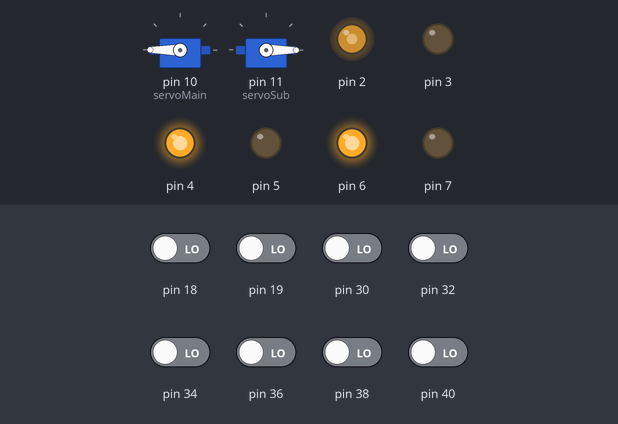
A sketch run on a simulated Arduino Mega 2560, built with avr-gcc and run on an emulated ATmega2560. Shown: 2 × servo, output pins drawn as LEDs (lit = HIGH). The test bench sets the inputs (shaded band); at power-on: pin 18, pin 19, pin 30, pin 32, pin 34, pin 36, pin 38, pin 40 LOW.

Above: at 1.2 s.
1.3 s: pin 30 driven HIGH
At 2.5 s:
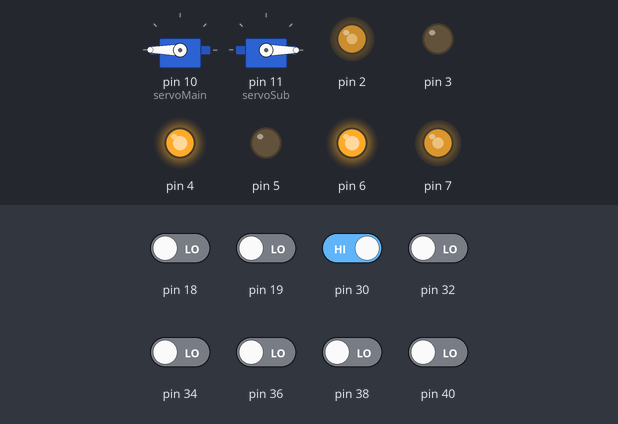
2.8 s: pin 32 driven HIGH
At 3.8 s:
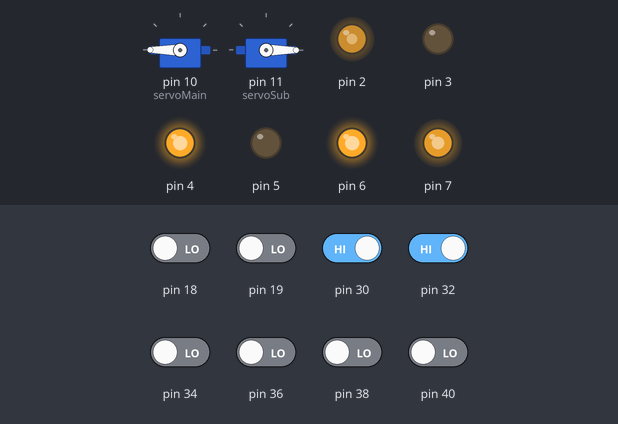
4.3 s: pin 40 driven HIGH
At 4.9 s:
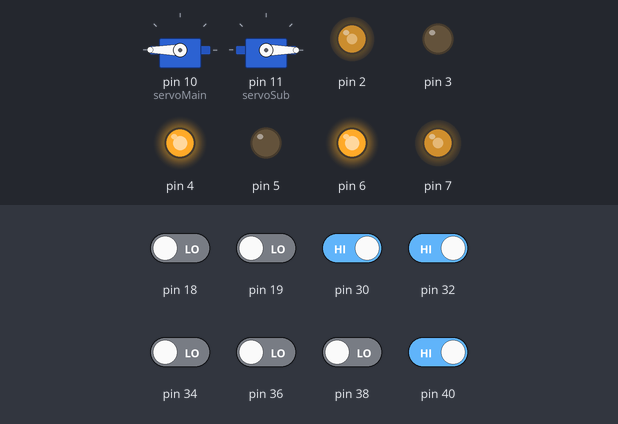
5.8 s: pin 36 driven HIGH
At 6.1 s:
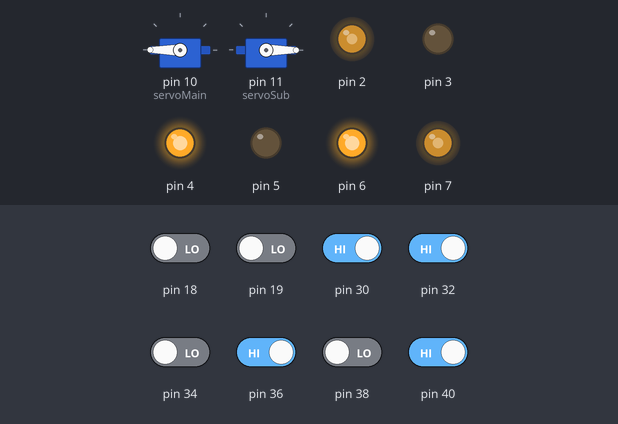
7.3 s: pin 40 driven LOW
At 8.4 s:
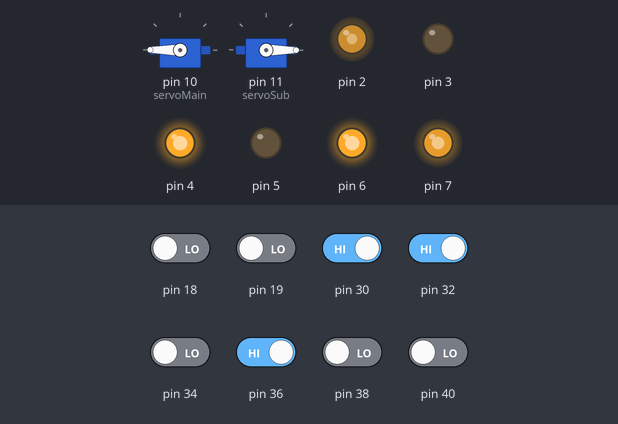
8.8 s: pin 30 driven LOW
At 9.6 s:
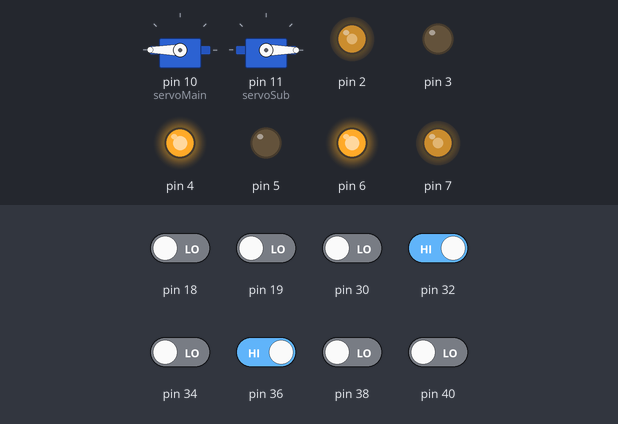
Timing chart, 0 to 11.3 s (numbered marks = the images above; inputs shaded):
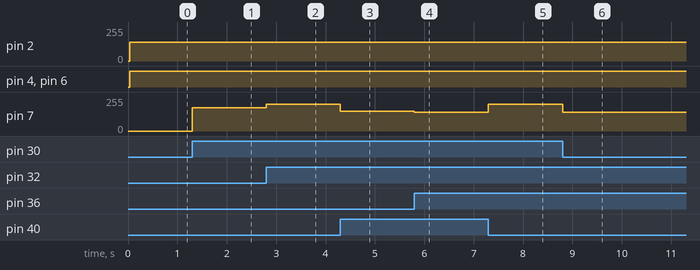

The sketch:

test3Final.ino
```cpp
#include <Servo.h>
#include <SharpIR.h>

#define L_LEFT_90 (sensorReadings[0]==1)&&(sensorReadings[1]==1)&&(sensorReadings[2]==1)
#define L_RIGHT_90 (sensorReadings[3]==1)&&(sensorReadings[4]==1)&&(sensorReadings[5]==1)
#define CROSS (sensorReadings[0]==1)&&(sensorReadings[5]==1)
#define SE_POINT (sensorReadings[0]==1)&&(sensorReadings[5]==1)&&(sensorReadings[1]==1)&&(sensorReadings[2]==1)&&(sensorReadings[3]==1)&&(sensorReadings[4]==1)
#define FREERIDE_COUNTER 5

#define SET_P Posision=1
#define SET_Q Posision=2
#define SET_R Posision=3
#define SET_S Posision=4

#define SET_LOWER_SPEED maxS=200;baseSpeed=100
#define SET_HIGHER_SPEED maxS=255;baseSpeed=190

#define POS_S read>65 && read <85
#define POS_R read>55 && read <63
#define POS_PQ read>40 && read <50


Servo servoMain;
Servo servoSub;

SharpIR rSharp(A0, 25, 93, 1080);//1080 for GP2Y0A21Y, 20150 for GP2Y0A02Y
SharpIR lsharp(A2, 25, 93, 1080);
SharpIR fsharp(A1, 25, 93, 1080);

int x=0,y=0;
int ballGot=0;
int Posision=0;
int sensorReadings[6];
//int sensorValues[3]={0,0,0};
short error = 0;

int count = 0;
int IS_BALL_DETECTED=0;
short errorValues[] = {3,2,1,-1,-2,-3};

int maxS = 255, minS = 140, baseSpeed = 190;//190 minspeed=140 mx 255

int p = 25;
int d = 45;

int leftSpeed, rightSpeed;
int l_error = 0, diff;

int lEncoderCount;
int rEncoderCount;

int ballDetected=0;

void setup() {
  initPins();
  initEncoders();
  initArmPins();
  initSensorVlues();
  Serial.begin(9600);
}
int read;
// the loop routine runs over and over again forever:
void loop() {

 SET_LOWER_SPEED;

 while(1){
   if(L_RIGHT_90){
     setGridValue(1,0);
     doencode(4);
     break;
   }else{
     doPID();
   }
 }

 stopMotors();
 while(1);
 // 1st junc pass

 while(1){

   read= rSharp.distance();
   if(L_RIGHT_90){
      setGridValue(2,0);
      stopMotors();
      delay(100);
      break;
   }else{
     /*if(POS_R){
       SET_R;
       ballDetected=1;
       break;
     }else if(POS_S){
       SET_S;
       ballDetected=1;
       break;
     }else{
       doPID();
     }*/
     doPID();
   }
 }

 if(ballDetected==1){
   if(Posision==3){
      process_R_posision();
   }
   if(Posision==4){
      process_S_posision();
   }
 }

 // junction 2 passed


}

void process_R_posision(){

}

void process_S_posision(){

}

void doencode(int enccount ){
  lEncoderCount=0;
  while(lEncoderCount<enccount)
    doPID();

}

void stopMotors(){
    motorBrake();
    delay(100);
    motorStop();
    delay(50);
}
void BallDetected(){
  read=fsharp.distance();

  if(read<23){
    motorBrake();
    delay(100);
    motorStop();
    delay(500);
    catchBall();
    delay(300);

  }else
    doPID();
}

void BallRelease(){

  if(SE_POINT){

    lEncoderCount=0;
    while(lEncoderCount<10){
      doPID();
    }

    motorBrake();
    delay(100);
    motorStop();
    delay(500);
    releseBall();
    delay(300);
    while(1);
  }else
    doPID();
}

void checkValue(){

    if(L_RIGHT_90){
       x++;
       delay(50);
    }

    if(L_LEFT_90){
      y++;
      delay(50);
    }

}

void setGridValue(int x_,int y_){
  x=x_;
  y=y_;
}

void initSensorVlues(){
  pinMode(A0,INPUT);
  pinMode(A1,INPUT);
  pinMode(A2,INPUT);

}

void freeRide(){
  lEncoderCount=0;
  while(lEncoderCount<FREERIDE_COUNTER){
      doPID();
  }
  motorBrake();
  delay(100);
  motorStop();
  delay(700);
}

void doFineTune(){
    while(1){

      if(sensorReadings[2]==0 && (sensorReadings[3]==1 )){
        lMotorReverse(100);
        rMotorForward(100);
      }
      stopMotors();
      delay(100);
      if(sensorReadings[3]==0 && (sensorReadings[2]==1 )){
        rMotorReverse(100);
        lMotorForward(100);
      }
      delay(100);
      if(sensorReadings[3]==1 && sensorReadings[2]==1){
        break;
      }
    }
    delay(100);
    stopMotors();
}

void turn90digRight(){
    freeRide();

    lEncoderCount=0;
    rMotorReverse(180);
    lMotorForward(180);
    while(lEncoderCount<22){
      Serial.println(lEncoderCount);
    }
    motorStop();
}

void turn90digLeft(){
    freeRide();

    lEncoderCount=0;
    rMotorForward(180);
    lMotorReverse(180);
    while(lEncoderCount<32){
      Serial.println(lEncoderCount);
    }
    motorStop();
}

void turn45digLeft(){
    freeRide();

    lEncoderCount=0;
    rMotorForward(180);
    lMotorReverse(180);
    while(lEncoderCount<22){
      Serial.println(lEncoderCount);
    }
    motorStop();
}

void turn45digRight(){
    freeRide();

    lEncoderCount=0;
    rMotorReverse(180);
    lMotorForward(180);
    while(lEncoderCount<22){
      Serial.println(lEncoderCount);
    }
    motorStop();
}

void turn180digLeft(){
    freeRide();
    motorBrake();
    lEncoderCount=0;
    rMotorForward(180);
    lMotorReverse(180);
    while(lEncoderCount<85){
      Serial.println(lEncoderCount);
    }
    motorStop();
}

void turn135digLeft(){
    freeRide();

    lEncoderCount=0;
    rMotorForward(180);
    lMotorReverse(180);
    while(lEncoderCount<67){
      Serial.println(lEncoderCount);
    }
    motorStop();
}

void turn135digRight(){
    freeRide();

    lEncoderCount=0;
    rMotorReverse(180);
    lMotorForward(180);
    while(lEncoderCount<67){
      Serial.println(lEncoderCount);
    }
    motorStop();
}

void initArmPins(){
  servoMain.attach(10);
  servoSub.attach(11);

  armUp();
  armCatch();
}

void armUp(){
  servoMain.write(180);
  delay(15);
}

void armDown(){
  servoMain.write(60);
  delay(15);
}

void armCatch(){
  servoSub.write(0);
  delay(15);
}

void armRelese(){
  servoSub.write(118);
  delay(15);
}

void catchBall(){
  armRelese();
  delay(100);
  armDown();
  delay(700);
  armCatch();
  delay(100);
  armUp();
  delay(100);
}

void releseBall(){

  armDown();
  delay(100);
  armRelese();
  delay(700);
  armUp();
  delay(100);
  armCatch();
  delay(100);

}

void initEncoders(){

  attachInterrupt(5, lEncoderIncrement, CHANGE);
  attachInterrupt(4, rEncoderIncrement, CHANGE);
}

void lEncoderIncrement(){
  lEncoderCount++;
}

void rEncoderIncrement(){
  rEncoderCount++;
}

int getLEncoderCount(){
  return lEncoderCount;
}

int getREncoderCount(){
  return  rEncoderCount;
}

void readLine(){
 updateSensorArray();
 error = 0;
 count = 0;
 for(int i = 0; i < 6;  i++){
   error += sensorReadings[i] * errorValues[i] ;
   count += sensorReadings[i];
 }

}

void doPID(){
  l_error = error;
  readLine();
  diff = l_error - error;
 if(count == 0){

   while(count == 0){
     readLine();
     if(l_error < 0)
       moveForward(140,0);
     else
       moveForward(0,140);

   }
   moveForward(130,130);

 }else{

  leftSpeed = baseSpeed - error * p + d * diff;
  rightSpeed = baseSpeed + error * p - d * diff;

  leftSpeed = leftSpeed > maxS ? maxS: leftSpeed ;
  leftSpeed = leftSpeed < minS ? minS : leftSpeed ;

  rightSpeed = rightSpeed > maxS ? maxS: rightSpeed ;
  rightSpeed = rightSpeed < minS ? minS : rightSpeed ;

  moveForward(leftSpeed, rightSpeed);
 }
}


void updateSensorArray(){
  for(int i=0;i<12;i+=2){
    sensorReadings[i/2]=digitalRead(40-i);
  }
}

void moveForward(int lpwm, int rpwm){

    lMotorForward(lpwm);
    rMotorForward(rpwm);


}

void moveReverse(int lpwm,int rpwm,int enCount){

    lEncoderCount=0;
    rMotorReverse(lpwm);
    lMotorReverse(rpwm);
    while(lEncoderCount<enCount){
      Serial.println(lEncoderCount);
    }
    motorStop();
}

void motorBrake(){

  digitalWrite(4,HIGH);
  digitalWrite(3,HIGH);
  analogWrite(2, 255);
  digitalWrite(6,HIGH);
  digitalWrite(5,HIGH);
  analogWrite(7, 255);

}

void motorStop(){

  digitalWrite(4,LOW);
  digitalWrite(3,LOW);
  analogWrite(2, 0);
  digitalWrite(6,LOW);
  digitalWrite(5,LOW);
  analogWrite(7, 0);

}


void rMotorForward(int pwm){
  digitalWrite(4,HIGH);
  digitalWrite(3,LOW);
  analogWrite(2, pwm);
}

void lMotorForward(int pwm){
  digitalWrite(6,HIGH);
  digitalWrite(5,LOW);
  analogWrite(7, pwm);
}

void rMotorReverse(int pwm){
  digitalWrite(3,HIGH);
  digitalWrite(4,LOW);
  analogWrite(2, pwm);
}

void lMotorReverse(int pwm){
  digitalWrite(5,HIGH);
  digitalWrite(6,LOW);
  analogWrite(7, pwm);
}

void initPins(){

// set Motor PINS
  for(int i=0;i<6;i++){
    pinMode(2+i,OUTPUT);
  }

//set SensorPanel Pins
  for(int i=0;i<12;i+=2){
    pinMode(30+i,INPUT);
  }

}
```

Measured:
- after the input at 1.3 s, pin 7: 0/255 → 175/255 at once
- after the input at 2.8 s, pin 7: 175/255 → 200/255 at once
- after the input at 4.3 s, pin 7: 200/255 → 150/255 at once
- after the input at 5.8 s, pin 7: 150/255 → 140/255 at once
- after the input at 7.3 s, pin 7: 140/255 → 200/255 at once
- after the input at 8.8 s, pin 7: 200/255 → 140/255 at once
